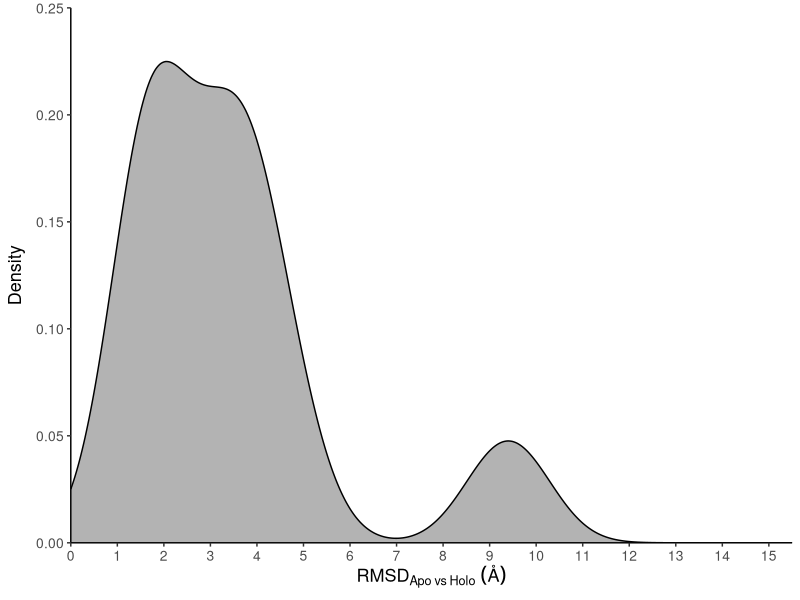
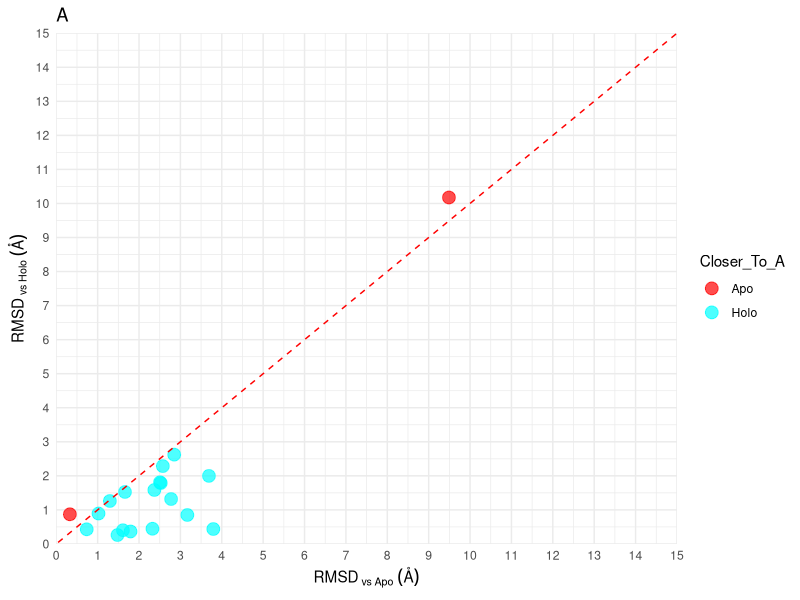
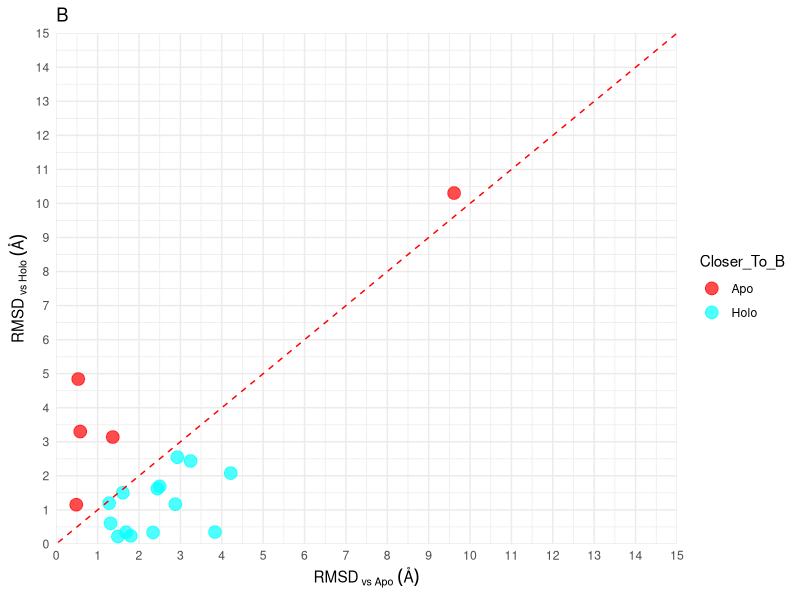
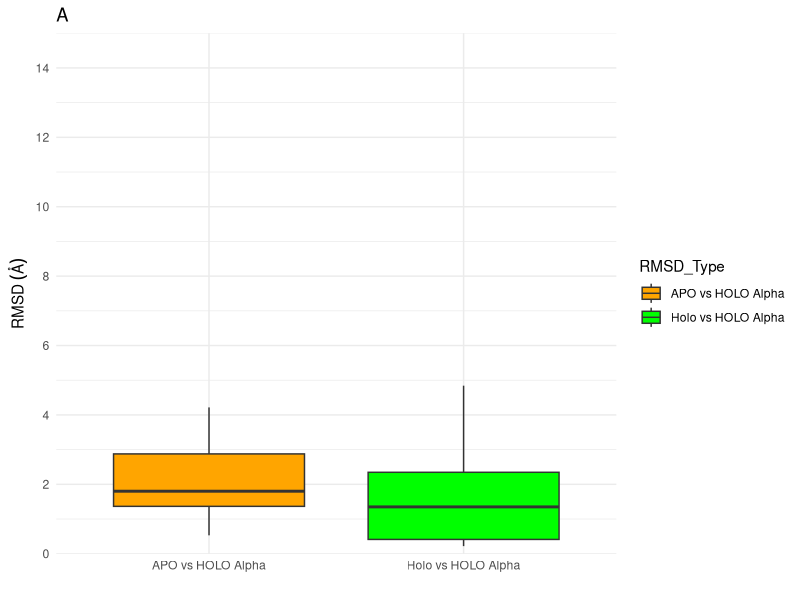
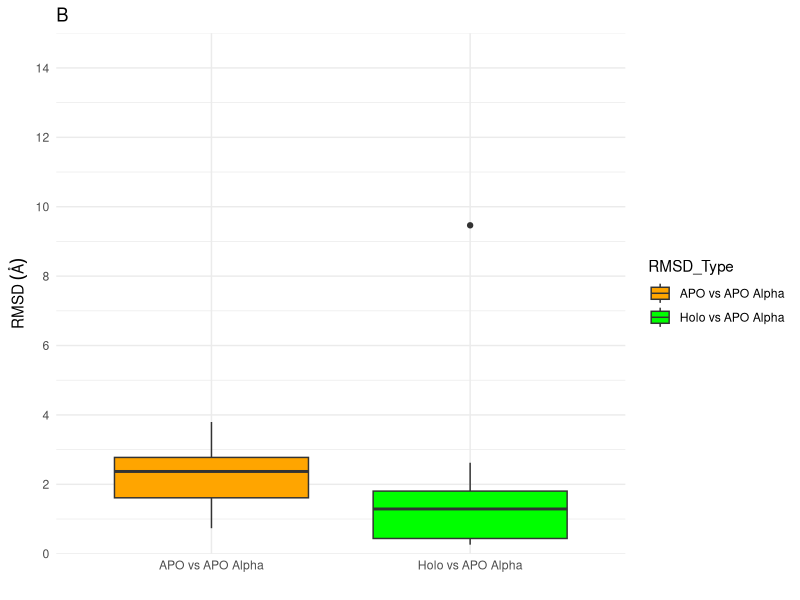
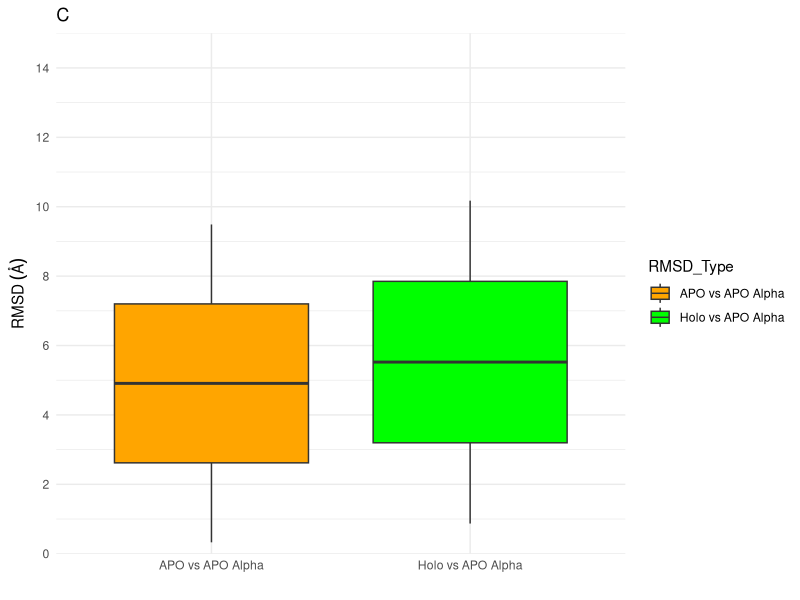
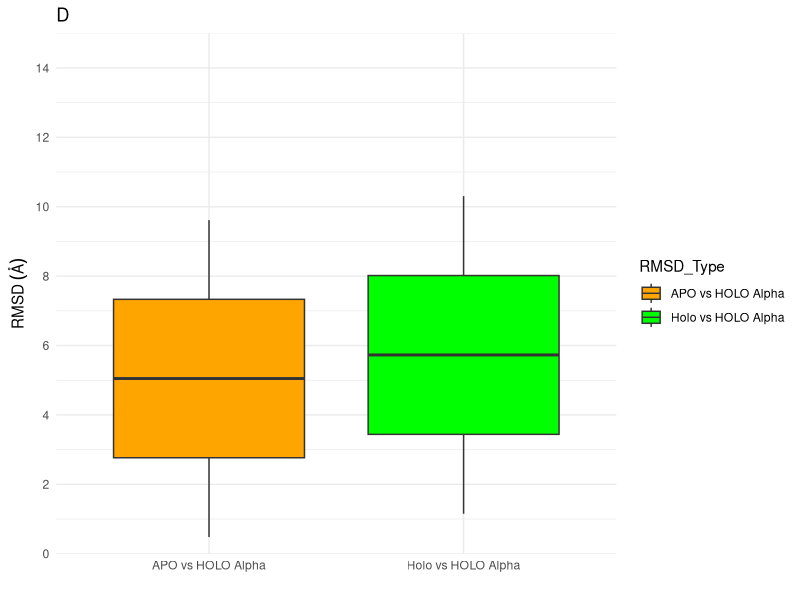
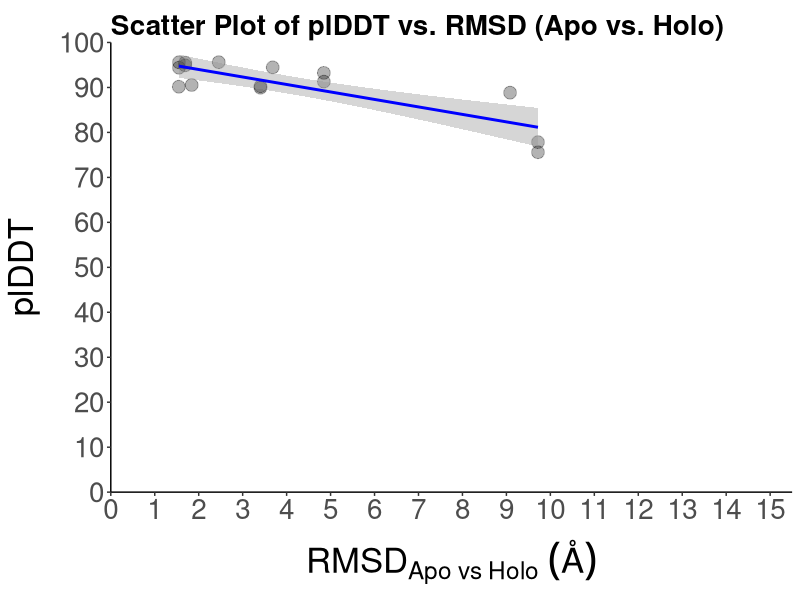

The R source for these figures, in order: (Note: this script raises an error after producing the figures.)
# Load necessary libraries
library(ggplot2)
library(dplyr)
library(tidyr)
library(readr)
library(ggpubr)
# Load the RMSD data
# setwd()
data <- read.csv("project_data/RMSD_results.csv", sep=',')  # Replace with your actual file path

# Add classification for A and B
data <- data %>%
  mutate(
    Closer_To_A = ifelse(HOLO_vs_APO_ALPHA0 < APO_vs_APO_ALPHA0, "Holo", "Apo"),
    Closer_To_B = ifelse(HOLO_vs_HOLO_ALPHA0 < APO_vs_HOLO_ALPHA0, "Holo", "Apo")
  )

# FIG 1
figure1 <-  
  ggplot() +
  geom_density(data = data,
               aes(x = APO_vs_HOLO), 
               alpha = 0.3, color = 'black',
               fill = 'black',
               adjust = 1) + 
  xlab(expression(RMSD[Apo~vs~Holo]~(Å))) + ylab('Density') +
  
  scale_x_continuous(limits = c(0,15.5),breaks=seq(0, 15, 1), expand = c(0,0)) +
  scale_y_continuous(limits = c(0,0.25), breaks = seq(0.000, 0.25, 0.05), expand = c(0,0)) +
  
  theme(legend.position = "none") +
  
  theme(axis.line = element_line(colour = "black"),
        panel.grid.major = element_blank(),
        panel.grid.minor = element_blank(),
        panel.border = element_blank(),
        panel.background = element_blank()) +
  
  theme(panel.grid.major.y = element_blank(),
        panel.grid.major.x = element_blank()) +
  
  theme(axis.title.x = element_text(face ='plain',size = 13, margin = margin(t = 0, r = 8, b = 0, l = 0)),
        axis.title.y = element_text(face ='plain',size = 13, margin = margin(t = 0, r = 8, b = 0, l = 0))) +
  
  theme(axis.text=element_text(size = 10))+
  theme(plot.margin = unit(c(.2,.2,.2,.2), "cm")) 

summary(data$APO_vs_HOLO)

print(figure1)
ggsave("Stats/fig0_density.png", plot = figure1, width = 8, height = 6)

plddt_data <- read.csv("project_data/plddt_results.tsv", sep='\t')  # Replace with your actual file path

# plDDT scores
plddt_mean = mean(plddt_data$PLDDT)
print(plddt_mean)
print(count(plddt_data))
print((count(plddt_data[plddt_data$PLDDT >= 85,]) / count(plddt_data)) * 100)

# FIG 2A - APO_ALPHA TO APO AND HOLO
figure2a <- data %>% 
  ggplot(aes(x = APO_vs_APO_ALPHA0, y = HOLO_vs_APO_ALPHA0, color = Closer_To_A)) +
  geom_point(size = 4, alpha = 0.7) +
  scale_color_manual(values = c("Holo" = "cyan", "Apo" = "red")) +
  labs(x = expression(RMSD[~vs~Apo]~(Å)),
       y = expression(RMSD[~vs~Holo]~(Å))) +
  geom_abline(intercept = 0, slope = 1, linetype = "dashed", color = 'red') +
  scale_x_continuous(breaks = seq(0, 15, 1), limits = c(0, 15), expand = c(0, 0)) +
  scale_y_continuous(breaks = seq(0, 15, 1), limits = c(0, 15), expand = c(0, 0)) +
  theme_minimal() +
  ggtitle('A')

print(figure2a)

ggsave("Stats/fig1_Alpha_vs_Holo_vs_Apo.png", plot = figure2a, width = 8, height = 6)

# FIG 2B - HOLO_ALPHA TO APO AND HOLO
figure2b <- data %>% 
  ggplot(aes(x = APO_vs_HOLO_ALPHA0, y = HOLO_vs_HOLO_ALPHA0, color = Closer_To_B)) +
  geom_point(size = 4, alpha = 0.7) +
  scale_color_manual(values = c("Holo" = "cyan", "Apo" = "red")) +
  labs(x = expression(RMSD[~vs~Apo]~(Å)),
       y = expression(RMSD[~vs~Holo]~(Å))) +
  geom_abline(intercept = 0, slope = 1, linetype = "dashed", color = 'red') +
  scale_x_continuous(breaks = seq(0, 15, 1), limits = c(0, 15), expand = c(0, 0)) +
  scale_y_continuous(breaks = seq(0, 15, 1), limits = c(0, 15), expand = c(0, 0)) +
  theme_minimal() +
  ggtitle('B')

print(figure2b)
ggsave("Stats/fig2_HOLO_ALPHA_VS_HOLO_VS_APO.png", plot = figure2b, width = 8, height = 6)

# Wilcoxon Signed-Rank Test (Right-tailed)
# Ar HOLO su apo_alpha yra reiksmingai mažesnis RMSD
wilcoxon_result <- wilcox.test(
  c(data$HOLO_vs_APO_ALPHA0), 
  c(data$APO_vs_APO_ALPHA0),
  alternative = "less"
)
# W = 109, p-value = 0.006597
# Print the results
cat("Wilcoxon Signed-Rank Test:\n")
print(wilcoxon_result)

# Ar HOLO su holo_alpha yra reiksmingai mazesnis RMSD
# Pasirodo nera.
wilcoxon_result <- wilcox.test(
  c(data$HOLO_vs_HOLO_ALPHA0), 
  c(data$APO_vs_HOLO_ALPHA0),
  alternative = "less"
)
# W = 141, p-value = 0.05713
# Print the results
cat("Wilcoxon Signed-Rank Test:\n")
print(wilcoxon_result)

# FIG 3A
data$Average_RMSD <- rowMeans(data[, c("HOLO_vs_APO_ALPHA0", "APO_vs_APO_ALPHA0")], na.rm = TRUE)
# Preprocess for Holo group (Figure A)
holo_data <- data %>%
  filter(Closer_To_A == "Holo") %>%  # Filter for Holo
  select(HOLO_vs_HOLO_ALPHA0, APO_vs_HOLO_ALPHA0, Closer_To_A) %>%  # Use exact column names
  pivot_longer(
    cols = c(HOLO_vs_HOLO_ALPHA0, APO_vs_HOLO_ALPHA0),
    names_to = "RMSD_Type",
    values_to = "RMSD_Value"
  ) %>%
  mutate(RMSD_Type = ifelse(RMSD_Type == "HOLO_vs_HOLO_ALPHA0", "Holo vs HOLO Alpha", "APO vs HOLO Alpha"))

# Plot A
figure_holo <- ggplot(holo_data, aes(x = RMSD_Type, y = RMSD_Value, fill = RMSD_Type)) +
  geom_boxplot() +
  labs(
    title = "Proteins Closer to Holo",
    x = "",
    y = expression(RMSD~(Å))
  ) +
  theme_minimal() +
  scale_y_continuous(breaks = seq(0, 15, 2), limits = c(0, 15), expand = c(0, 0)) +
  theme(
    legend.position = "none",
    plot.title = element_text(face = "bold", size = 20, hjust = 0.5),
    axis.title.y = element_text(face = "plain", size = 20, margin = margin(t = 0, r = 10, b = 0, l = 0)),
    axis.text = element_text(size = 13),
    axis.ticks = element_line(size = 0.5),
    plot.margin = margin(0.5, 0.5, 0.5, 0.5, "cm"),
    strip.text = element_text(size = 15, face = "plain")
  ) +
  scale_fill_manual(values = c("orange", "green"))+
  theme_minimal() +
  ggtitle('A')
print(figure_holo)
ggsave("Stats/closer_holo_holo_alpha.png", plot = figure_holo, width = 8, height = 6)

# FIG 3B
holo_data <- data %>%
  filter(Closer_To_A == "Holo") %>%  # Filter for Holo
  select(HOLO_vs_APO_ALPHA0, APO_vs_APO_ALPHA0, Closer_To_A) %>%  # Use exact column names
  pivot_longer(
    cols = c(HOLO_vs_APO_ALPHA0, APO_vs_APO_ALPHA0),
    names_to = "RMSD_Type",
    values_to = "RMSD_Value"
  ) %>%
  mutate(RMSD_Type = ifelse(RMSD_Type == "HOLO_vs_APO_ALPHA0", "Holo vs APO Alpha", "APO vs APO Alpha"))

# B plot
figure_holo <- ggplot(holo_data, aes(x = RMSD_Type, y = RMSD_Value, fill = RMSD_Type)) +
  geom_boxplot() +
  labs(
    title = "Proteins Closer to Holo",
    x = "",
    y = expression(RMSD~(Å))
  ) +
  theme_minimal() +
  scale_y_continuous(breaks = seq(0, 15, 2), limits = c(0, 15), expand = c(0, 0)) +
  theme(
    legend.position = "none",
    plot.title = element_text(face = "bold", size = 20, hjust = 0.5),
    axis.title.y = element_text(face = "plain", size = 20, margin = margin(t = 0, r = 10, b = 0, l = 0)),
    axis.text = element_text(size = 13),
    axis.ticks = element_line(size = 0.5),
    plot.margin = margin(0.5, 0.5, 0.5, 0.5, "cm"),
    strip.text = element_text(size = 15, face = "plain")
  ) +
  scale_fill_manual(values = c("orange", "green"))+
  theme_minimal() +
  ggtitle('B')
print(figure_holo)
ggsave("Stats/closer_holo_apo_alpha.png", plot = figure_holo, width = 8, height = 6)

# FIG 3C
apo_data <- data %>%
  filter(Closer_To_A == "Apo") %>%  # Filter for Apo
  select(HOLO_vs_APO_ALPHA0, APO_vs_APO_ALPHA0, Closer_To_A) %>%  # Use exact column names
  pivot_longer(
    cols = c(HOLO_vs_APO_ALPHA0, APO_vs_APO_ALPHA0),
    names_to = "RMSD_Type",
    values_to = "RMSD_Value"
  ) %>%
  mutate(RMSD_Type = ifelse(RMSD_Type == "HOLO_vs_APO_ALPHA0", "Holo vs APO Alpha", "APO vs APO Alpha"))

# Plot C
figure_apo <- ggplot(apo_data, aes(x = RMSD_Type, y = RMSD_Value, fill = RMSD_Type)) +
  geom_boxplot() +
  labs(
    title = "Proteins Closer to Apo",
    x = "",
    y = expression(RMSD~(Å))
  ) +
  theme_minimal() +
  scale_y_continuous(breaks = seq(0, 15, 2), limits = c(0, 15), expand = c(0, 0)) +
  theme(
    legend.position = "none",
    plot.title = element_text(face = "bold", size = 20, hjust = 0.5),
    axis.title.y = element_text(face = "plain", size = 20, margin = margin(t = 0, r = 10, b = 0, l = 0)),
    axis.text = element_text(size = 13),
    axis.ticks = element_line(size = 0.5),
    plot.margin = margin(0.5, 0.5, 0.5, 0.5, "cm"),
    strip.text = element_text(size = 15, face = "plain")
  ) +
  scale_fill_manual(values = c("orange", "green"))+
  theme_minimal() +
  ggtitle('C')
# Print both figures
print(figure_apo)   # Figure for Apo group
ggsave("Stats/closer_apo_apo_alpha.png", plot = figure_holo, width = 8, height = 6)

# FIG 3D
apo_data <- data %>%
  filter(Closer_To_A == "Apo") %>%  # Filter for Apo
  select(HOLO_vs_HOLO_ALPHA0, APO_vs_HOLO_ALPHA0, Closer_To_A) %>%  # Use exact column names
  pivot_longer(
    cols = c(HOLO_vs_HOLO_ALPHA0, APO_vs_HOLO_ALPHA0),
    names_to = "RMSD_Type",
    values_to = "RMSD_Value"
  ) %>%
  mutate(RMSD_Type = ifelse(RMSD_Type == "HOLO_vs_HOLO_ALPHA0", "Holo vs HOLO Alpha", "APO vs HOLO Alpha"))

# Plot D
figure_apo <- ggplot(apo_data, aes(x = RMSD_Type, y = RMSD_Value, fill = RMSD_Type)) +
  geom_boxplot() +
  labs(
    title = "Proteins Closer to Apo",
    x = "",
    y = expression(RMSD~(Å))
  ) +
  theme_minimal() +
  scale_y_continuous(breaks = seq(0, 15, 2), limits = c(0, 15), expand = c(0, 0)) +
  theme(
    legend.position = "none",
    plot.title = element_text(face = "bold", size = 20, hjust = 0.5),
    axis.title.y = element_text(face = "plain", size = 20, margin = margin(t = 0, r = 10, b = 0, l = 0)),
    axis.text = element_text(size = 13),
    axis.ticks = element_line(size = 0.5),
    plot.margin = margin(0.5, 0.5, 0.5, 0.5, "cm"),
    strip.text = element_text(size = 15, face = "plain")
  ) +
  scale_fill_manual(values = c("orange", "green"))+
  theme_minimal() +
  ggtitle('D')

print(figure_apo)
ggsave("Stats/closer_apo_holo_alpha.png", plot = figure_holo, width = 8, height = 6)

# FIG 4
# Reshape data to have PDB_ID and corresponding APO_vs_HOLO
reshaped_rmsd <- data %>%
  select(Apo_PDB_ID, Holo_PDB_ID, APO_vs_HOLO) %>% 
  mutate(APO_vs_HOLO = as.numeric(gsub(",", ".", APO_vs_HOLO))) %>%  # Ensure numeric format
  pivot_longer(
    cols = c(Apo_PDB_ID, Holo_PDB_ID),
    names_to = "PDB_Type",
    values_to = "PDB_ID"
  )

# Merge with plDDT data
merged_data <- reshaped_rmsd %>%
  inner_join(plddt_data, by = c("PDB_ID" = "PDB_NAME"))

# Create the scatter plot
figure <- ggplot(merged_data, aes(x = APO_vs_HOLO, y = PLDDT)) +
  geom_point(fill = 'black', color = 'black', alpha = 0.3, size = 4) +
  geom_smooth(method = "lm", color = "blue") +
  
  # Axis labels and titles
  labs(
    x = expression(RMSD[Apo~vs~Holo]~(Å)),
    y = expression(plDDT)
  ) +
  
  # Axis scales
  scale_x_continuous(breaks = seq(0, 15.5, 1), limits = c(0, 15.5), expand = c(0, 0)) +
  scale_y_continuous(breaks = seq(0, 100, 10), limits = c(0, 100), expand = c(0, 0)) +
  
  # Theme customization
  theme(
    axis.line = element_line(colour = "black"),
    panel.grid.major = element_blank(),
    panel.grid.minor = element_blank(),
    panel.border = element_blank(),
    panel.background = element_blank(),
    legend.position = "none",
    axis.title.x = element_text(face = 'plain', size = 25, margin = margin(t = 10, r = 8, b = 0, l = 0)),
    axis.title.y = element_text(face = 'plain', size = 25, margin = margin(t = 0, r = 8, b = 0, l = 0)),
    axis.text = element_text(size = 20),
    plot.margin = unit(c(.2, .2, .2, .2), "cm"),
    plot.title = element_text(face = 'bold', vjust = 0, size = 20)
  ) +
  
  ggtitle("Scatter Plot of plDDT vs. RMSD (Apo vs. Holo)")

print(figure)
ggsave("Stats/fig5_plDDT_RMSD.png", plot = figure, width = 8, height = 6)

# p-value = 0.6583, -0.1157285
cor.test(merged_data$APO_vs_HOLO, merged_data$PLDDT,
         method = 'pearson')

# FIG 5A
data_families <- read.csv("project_data/family_RMSD.csv", sep=';')  # Replace with your actual file path

# Fix columns with commas as decimal separators
data_families <- data_families %>%
  mutate(
    # Apo_PDB_ID = gsub("-", "_", Apo_PDB_ID),
    # Holo_PDB_ID = gsub("-", "_", Holo_PDB_ID),
    low_RMSD = as.numeric(gsub(",", ".", low_RMSD)),
    avg_RMSD = as.numeric(gsub(",", ".", avg_RMSD)),
    high_RMSD = as.numeric(gsub(",", ".", high_RMSD)))

data_families <- data_families %>% mutate(family = ifelse((high_RMSD-low_RMSD) < 4, "Homogeneous", "Heterogeneous"))

merged_family_data <- merge(data, data_families, by = c("Apo_PDB_ID", "Holo_PDB_ID"), all=TRUE)

# Calculate the minimum of HOLO_vs_HOLO_ALPHA0 and APO_vs_HOLO_ALPHA0
merged_family_data <- merged_family_data %>%
  rowwise() %>%
  mutate(Min_RMSD_Value = min(HOLO_vs_HOLO_ALPHA0, APO_vs_HOLO_ALPHA0, na.rm = TRUE))
y_range <- range(merged_family_data$Min_RMSD_Value, na.rm = TRUE)
# Create the box plot
figure5A <- ggplot(merged_family_data, aes(x = family, y = Min_RMSD_Value)) +
  geom_boxplot() +
  labs(
    title = 'A',
    # title = "Box Plot of lowest RMSD Values by Family Group",
    # x = "Family Group",
    y = "lowest RMSD"
  ) +
  scale_y_continuous(limits = y_range) +
  theme_minimal()

ggsave("Stats/RMSD_vs_families_holo.png", plot = figure5A, width = 8, height = 6)


wilcox_test <- wilcox.test(
  Min_RMSD_Value ~ family, 
  data = merged_family_data,
  na.action = na.omit,  # Exclude NA values
  alternative = "greater"
)

# Print the Wilcoxon test results
print("Wilcoxon Rank-Sum Test Results:")
print(wilcox_test)


# FIG 5B
merged_family_data <- merged_family_data %>%
  rowwise() %>%
  mutate(Min_RMSD_Value = min(HOLO_vs_APO_ALPHA0, APO_vs_APO_ALPHA0, na.rm = TRUE))

# Create the box plot
figure5b <- ggplot(merged_family_data, aes(x = family, y = Min_RMSD_Value)) +
  geom_boxplot() +
  labs(
    title = 'B',
    # title = "Box Plot of lowest RMSD Values by Family Group(Apo Alpha)",
    # x = "Family Group",
    y = "lowest RMSD"
  ) +
  scale_y_continuous(limits = y_range) +
  theme_minimal()

ggsave("Stats/RMSD_vs_families_apo.png", plot = figure5B, width = 8, height = 6)

wilcox_test <- wilcox.test(
  Min_RMSD_Value ~ family, 
  data = merged_family_data,
  na.action = na.omit,  # Exclude NA values
  alternative = "greater"
)

# Print the Wilcoxon test results
print("Wilcoxon Rank-Sum Test Results:")
print(wilcox_test)
